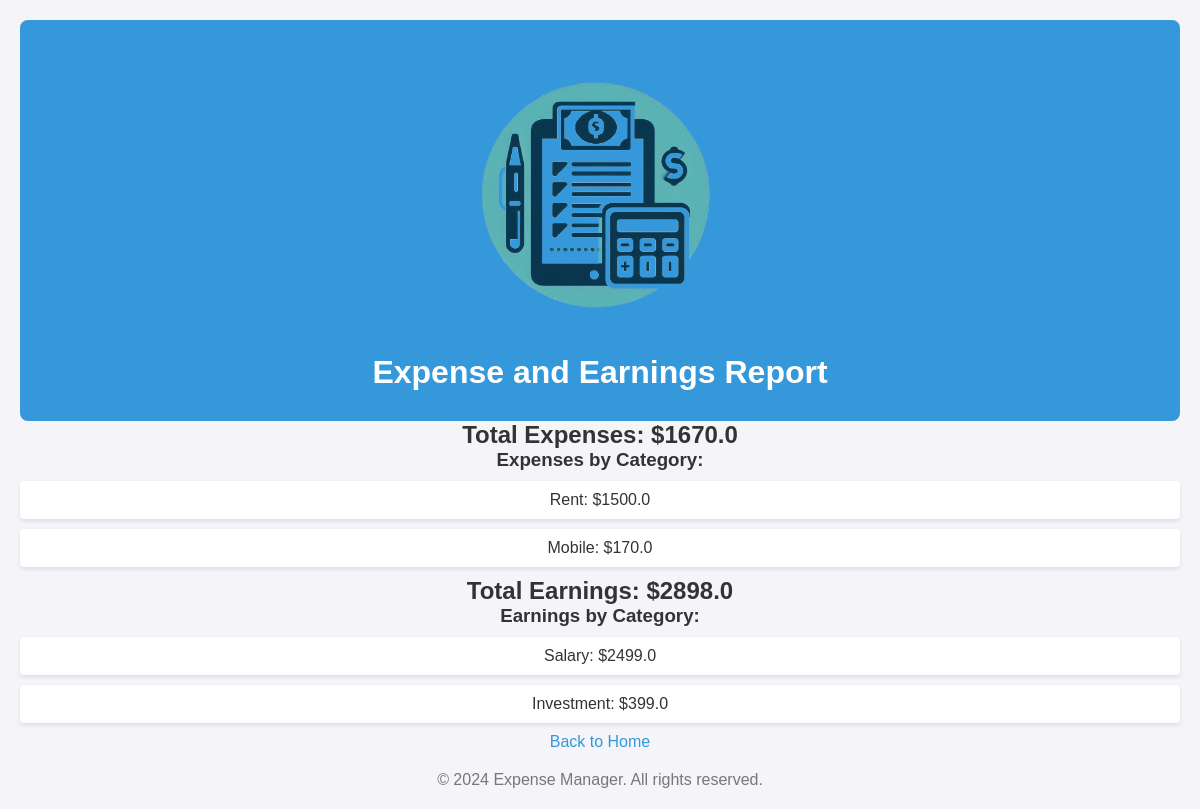
Before: /report (signed in) with the older database file.
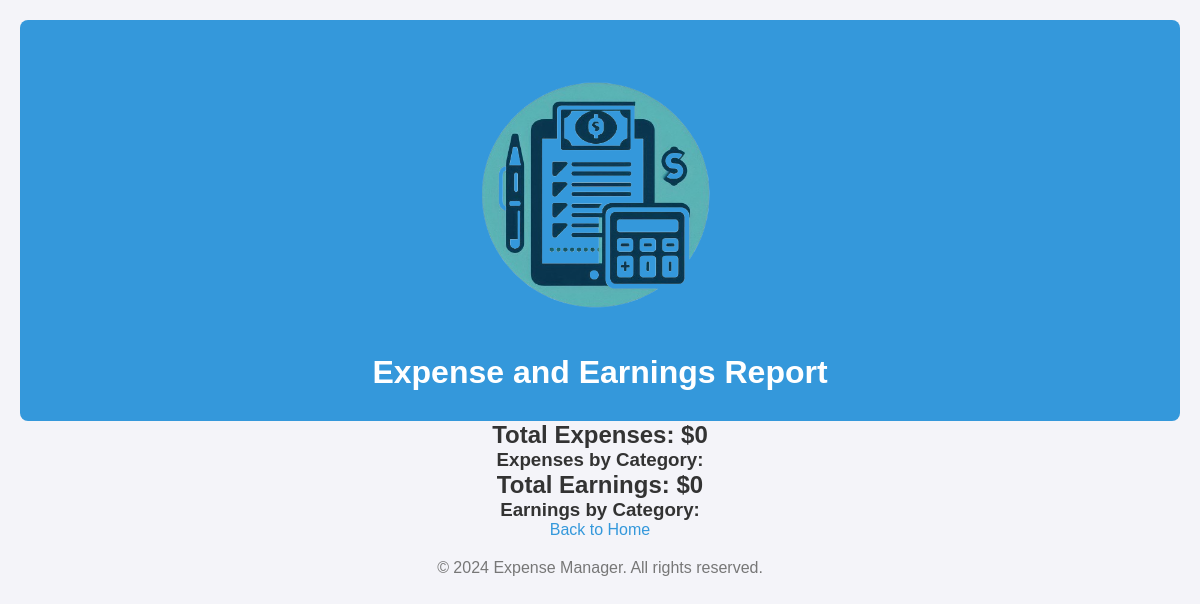
After: the same page with the newer database file.
### app.py (models this page shows)
class Expense(db.Model):
    id = db.Column(db.Integer, primary_key=True)
    user_id = db.Column(db.Integer, db.ForeignKey('user.id'), nullable=False)
    category = db.Column(db.String(50), nullable=False)
    amount = db.Column(db.Float, nullable=False)
    date = db.Column(db.String(10), nullable=False)

class Earning(db.Model):
    id = db.Column(db.Integer, primary_key=True)
    user_id = db.Column(db.Integer, db.ForeignKey('user.id'), nullable=False)
    category = db.Column(db.String(50), nullable=False)
    amount = db.Column(db.Float, nullable=False)
    date = db.Column(db.String(10), nullable=False)

### app.py (the view)
@app.route('/report')
def report():
    if 'username' not in session:
        return redirect(url_for('login'))  # Ensure the user is logged in
    user_id = session['user_id']  # Get the logged-in user's ID
    total_expenses = sum(expense.amount for expense in Expense.query.filter_by(user_id=user_id))
    total_earnings = sum(earning.amount for earning in Earning.query.filter_by(user_id=user_id))
    expense_categories = {}
    for expense in Expense.query.filter_by(user_id=user_id):
        category = expense.category
        if category not in expense_categories:
            expense_categories[category] = 0
        expense_categories[category] += expense.amount
    earning_categories = {}
    for earning in Earning.query.filter_by(user_id=user_id):
        category = earning.category
        if category not in earning_categories:
            earning_categories[category] = 0
        earning_categories[category] += earning.amount
    return render_template('report.html', total_expenses=total_expenses, total_earnings=total_earnings,
                           expense_categories=expense_categories, earning_categories=earning_categories)

### templates/report.html (shortened to what this page needs)
<!DOCTYPE html>
<html lang="en">
<head>
    <link rel="stylesheet" href="{{ url_for('static', filename='css/style.css') }}">
</head>
<body>
    <header>
        <img src="{{ url_for('static', filename='images/logo.png') }}" alt="Logo">
        <h1>Expense and Earnings Report</h1>
    </header>
    <div class="report-container">
        <section class="report-section">
            <h2>Total Expenses: ${{ total_expenses }}</h2>
            <h3>Expenses by Category:</h3>
            <ul>
                {% for category, amount in expense_categories.items() %}
                    <li>{{ category }}: ${{ amount }}</li>
                {% endfor %}
            </ul>
        </section>
        <section class="report-section">
            <h2>Total Earnings: ${{ total_earnings }}</h2>
            <h3>Earnings by Category:</h3>
            <ul>
                {% for category, amount in earning_categories.items() %}
                    <li>{{ category }}: ${{ amount }}</li>
                {% endfor %}
            </ul>
        </section>
        <a href="{{ url_for('home') }}" class="back-link">Back to Home</a>
    </div>
    <footer>
        <p>&copy; 2024 Expense Manager. All rights reserved.</p>
    </footer>
</body>
</html>

Changed rows visible on the page:
no longer on this page (row edited): Expense: category "Rent", amount "1500.0"
removed Expense: category "Mobile", amount "170.0"
no longer on this page (row edited): Earning: category "Salary", amount "2499.0"
removed Earning: category "Investment", amount "399.0"
Other visible differences:
{{ total_expenses }}: "1670.0" → "0"
{{ total_earnings }}: "2898.0" → "0"
